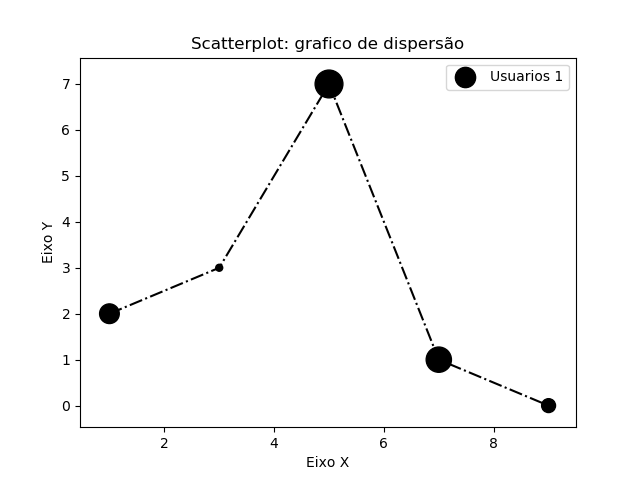

This figure's Python source:
import matplotlib.pyplot as plt

x1 = [1, 3, 5, 7, 9]
y1 = [2, 3, 7, 1, 0]
z  = [200, 25, 400, 330, 100]

x2 = [2,4,6,8,10]
y2 = [5,1,3,7,4]

titulo = 'Scatterplot: grafico de dispersão'
eixox = 'Eixo X'
eixoY = 'Eixo Y'

plt.title(titulo)
plt.xlabel(eixox)
plt.ylabel(eixoY)



plt.plot(x1, y1, color='k', linestyle='-.')
plt.scatter(x1, y1, label = 'Usuarios 1', color='k', marker='o', s=z)

plt.legend()
#plt.show()
#plt.savefig('aula7.png')
#plt.savefig('aula7.pdf')
#plt.savefig('aula7_300.png', dpi=300)
plt.savefig('aula7_1200DPI.png', dpi=1200)
'''
cores: color=''
'b' azul blue
'g' verde green
'r' vermelho red
'c' azul fraco cyan
'm' rosa magenta
'y' amarelo yellow
'k' preto black
'w' banco white

macadores  marker='h'
'.' ponto
',' pixel
'o' ciculo
'v' triangulo para baixo
'^' triangulo para cima
'<' triangulo para esquerda
'>' triangulo para direita
'1' tri para baixo
'2' tri para cima
'3' tri para esquerda
'4' tri para direita
's' quadrado
'p' pentagono
'*' estrela
'h' hexagono 1
'H' hexagono 2
'+' mais
'x' xis 
'D' diamante
'd' thin diamante
'|' linha vertical 
'-' linha horizontal

Tipos de linha (linest='-')
'-' linha solida
'--' linha solida separada = dashed
'-.' linha solida e ponto
':' linha pontilhada

'''

#['#800000', '#B0E0E6', '#D8BFD8', '#E6E6FA', '#A52A2A', '#FF1493', '#FFE4E1', '#FFFF00', '#FF0000', '#F5F5DC', '#F0F8FF', '#FFA500', '#FF8C00', '#FF6347', '#DC143C', '#DDA0DD',
#'#7CFC00', '#DAA520', '#F4A460', '#BC8F8F', '#00FFFF', '#008080', '#4682B4', '#6A5ACD', '#FF00FF']